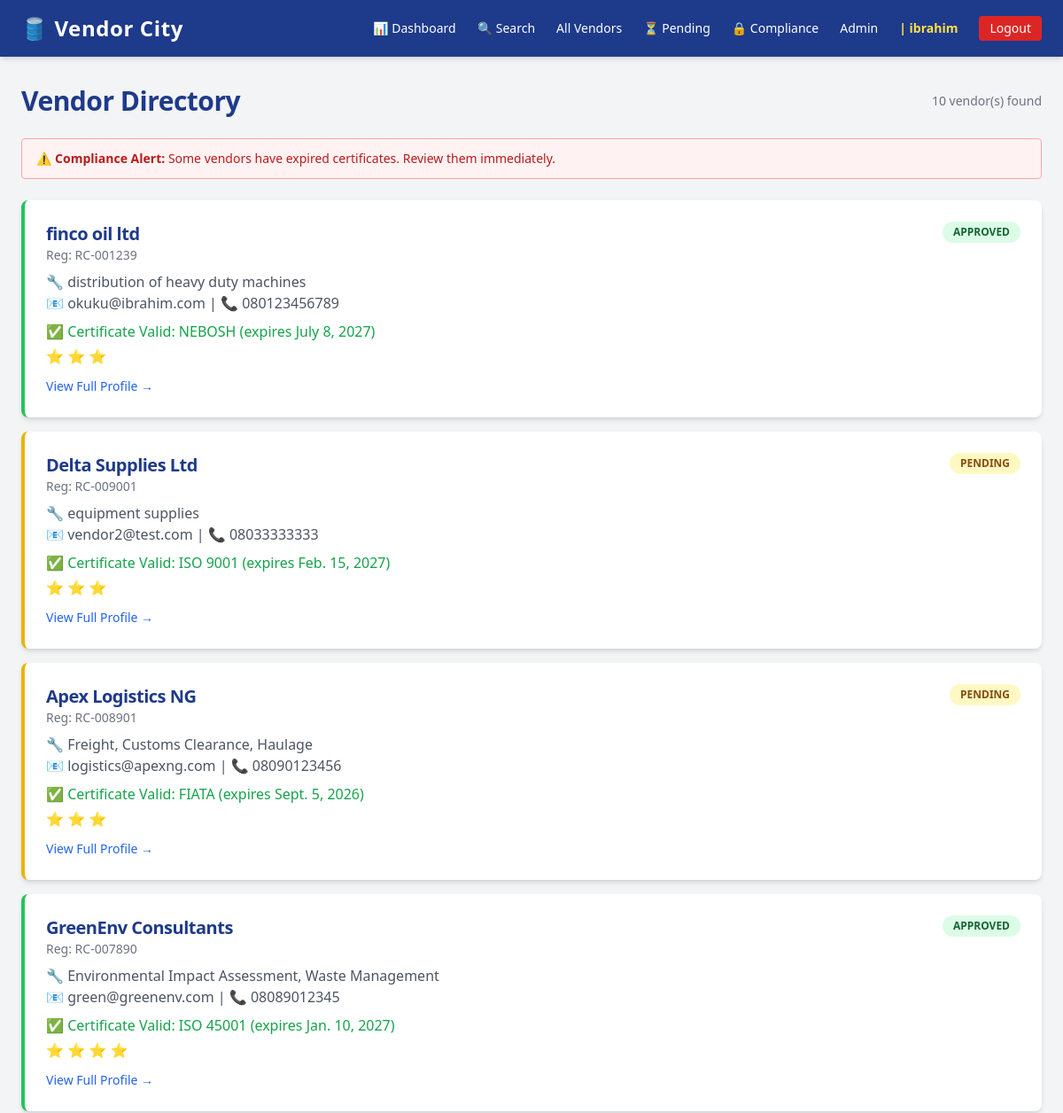
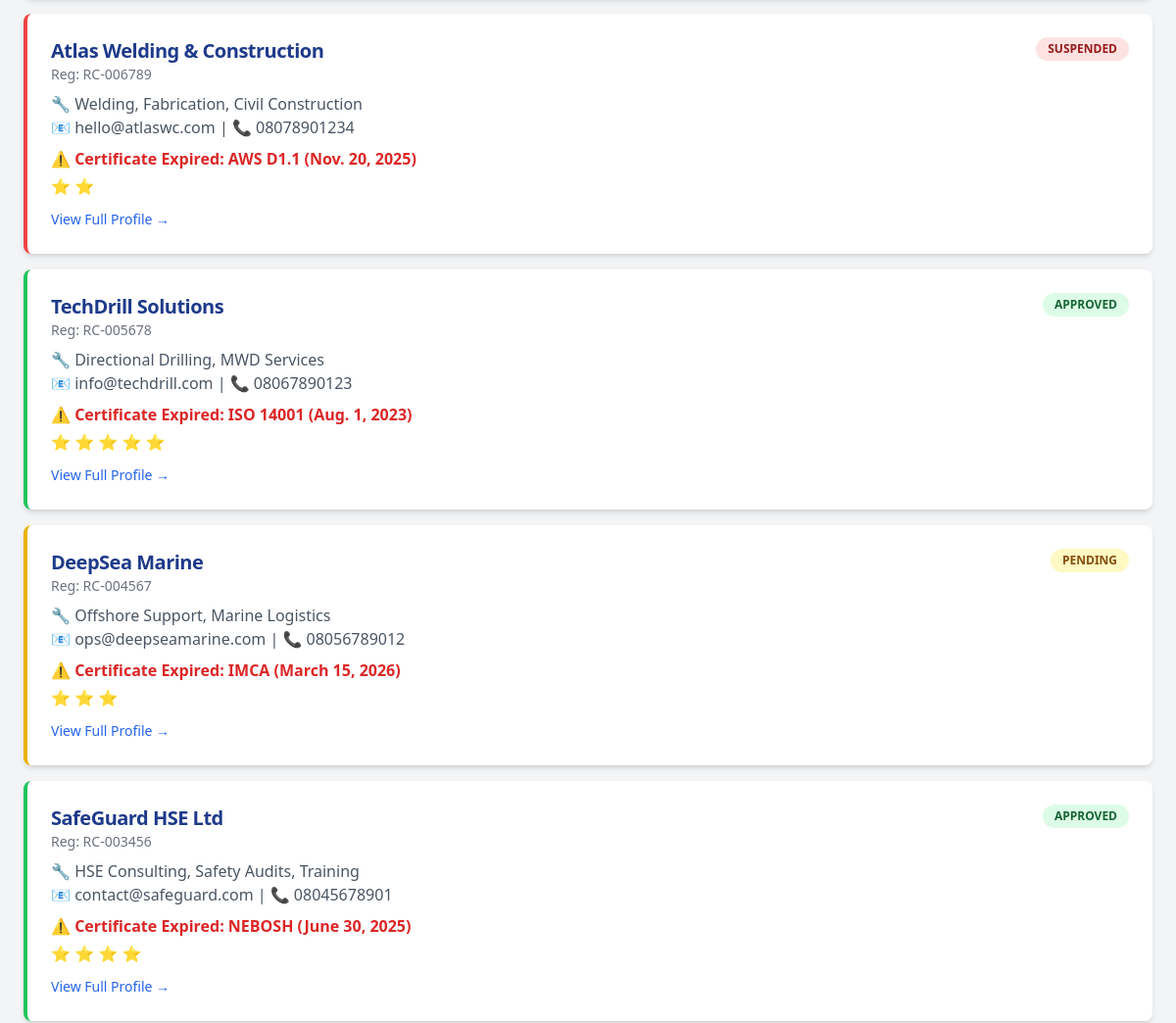
/vendors/ (signed in, upper part), run on an earlier commit of the app's database (2 pictures, top to bottom).
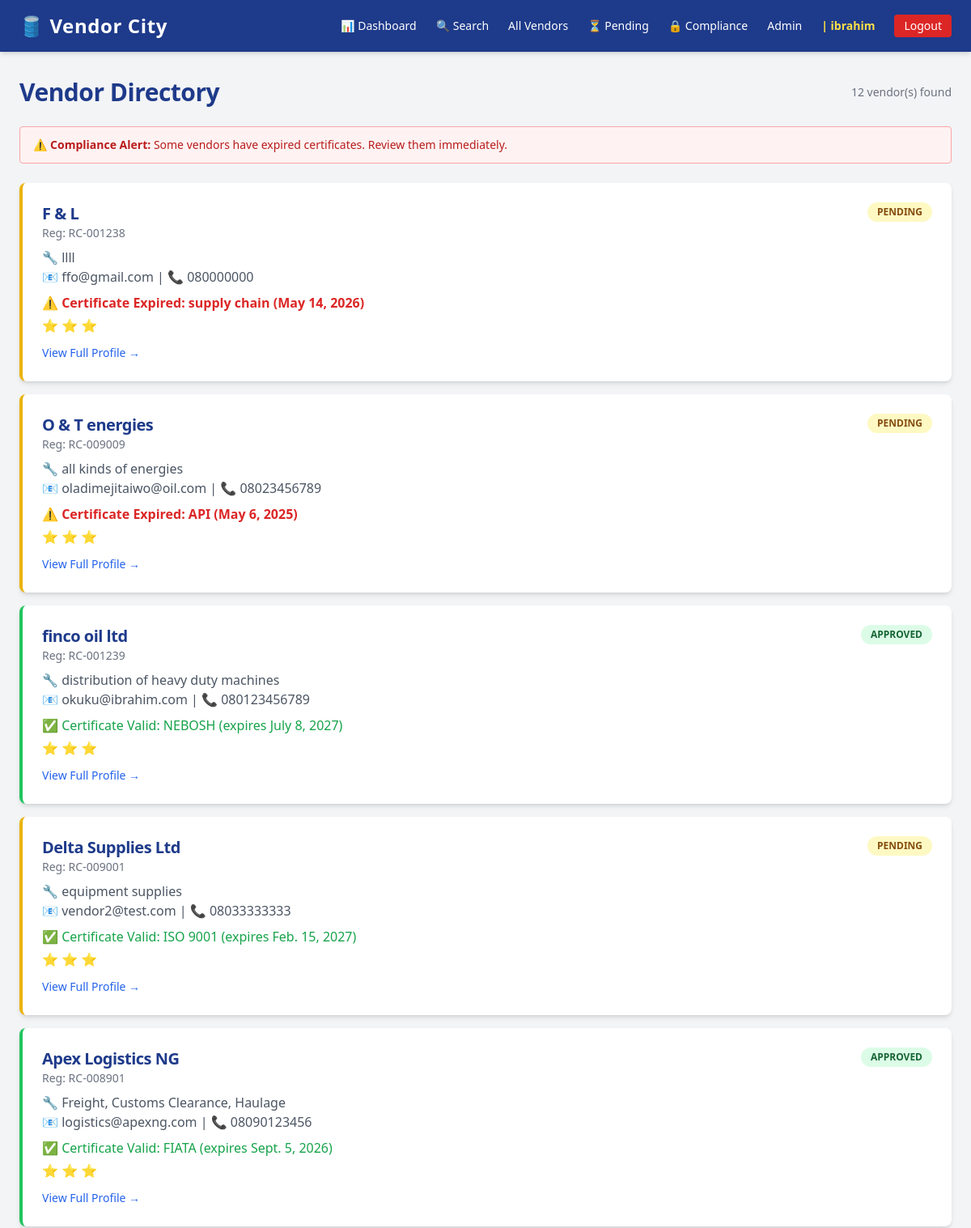
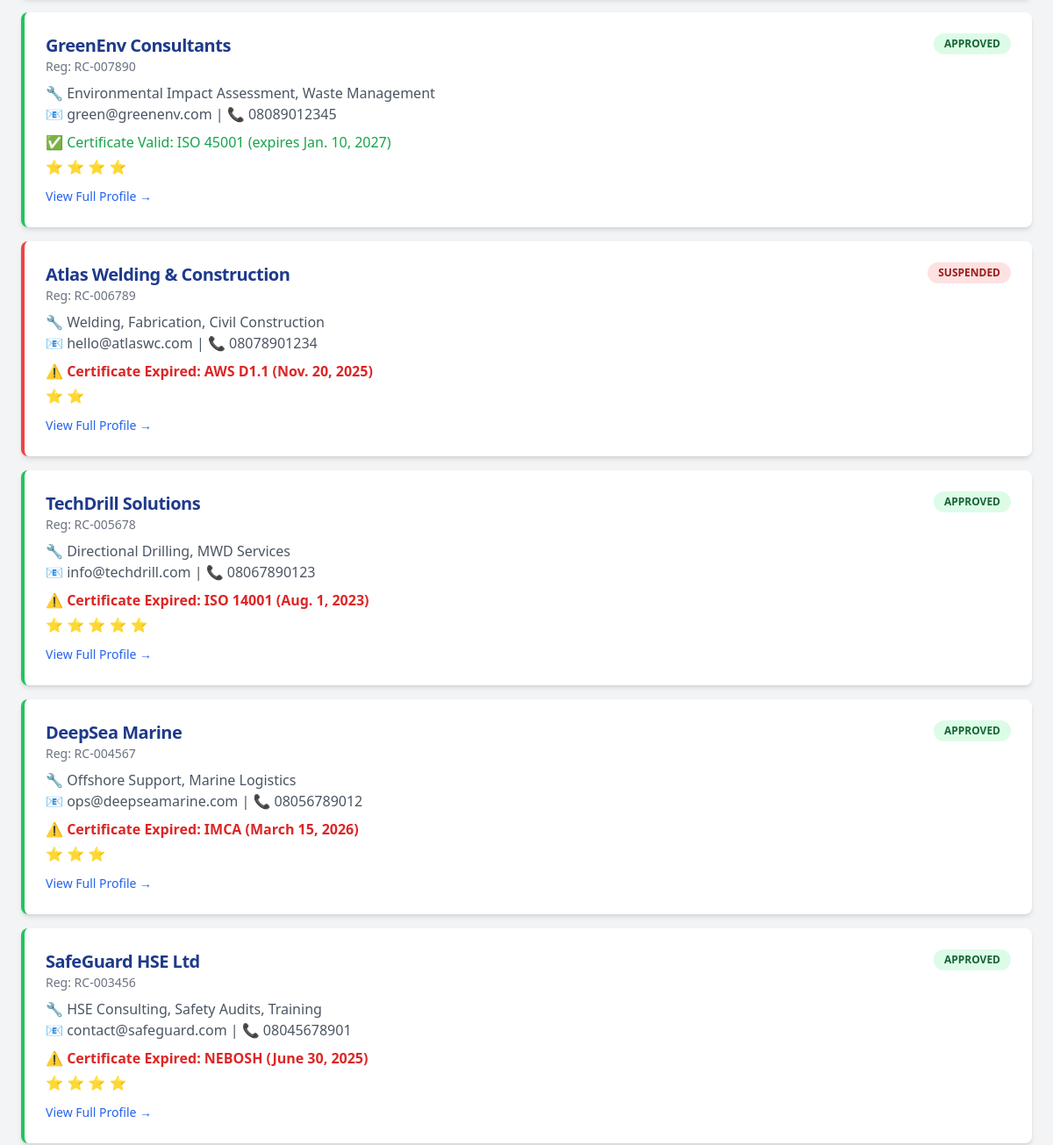
And on a later commit of the database (2 pictures, top to bottom).
### vendors/models.py (models this page shows, shortened)
class Vendor(models.Model):
    user = models.OneToOneField(
        settings.AUTH_USER_MODEL,
        on_delete=models.CASCADE,
        null=True, blank=True,
        related_name='vendor_profile'
    )
    company_name        = models.CharField(max_length=200)
    registration_number = models.CharField(max_length=100, unique=True)
    email               = models.EmailField(unique=True)
    phone               = models.CharField(max_length=20)
    address             = models.TextField()
    services_offered    = models.TextField(help_text="Describe the services this vendor provides")
    status              = models.CharField(max_length=20, choices=STATUS_CHOICES, default='pending')
    rating              = models.IntegerField(choices=RATING_CHOICES, default=3)
    certificate_name    = models.CharField(max_length=200, blank=True, null=True)
    certificate_file    = models.FileField(upload_to='certificates/', blank=True, null=True)
    certificate_expiry  = models.DateField(blank=True, null=True)
    date_registered     = models.DateTimeField(default=timezone.now)
    class Meta:
        ordering = ['-date_registered']
        verbose_name = 'Vendor'
        verbose_name_plural = 'Vendors'
    @property
    def is_certificate_expired(self):
        if self.certificate_expiry:
            return self.certificate_expiry < timezone.now().date()
        return False

### vendors/views.py (the view)
# urls.py: path('', views.vendor_list, name='vendor-list'),
@login_required
@role_required('vendor_officer', 'senior_management', 'compliance_officer')
def vendor_list(request):
    vendors = Vendor.objects.all()
    today = timezone.now().date()
    has_expired = Vendor.objects.filter(certificate_expiry__lt=today).exists()
    context = {
        'vendors': vendors,
        'has_expired': has_expired,
    }
    return render(request, 'vendors/vendor_list.html', context)

### templates/vendors/vendor_list.html (shortened to what this page needs)
{% extends 'base.html' %}
{% block content %}
<div class="flex justify-between items-center mb-6">
    <h1 class="text-3xl font-bold text-blue-900">
        {% if filter_label %}
            {{ filter_label }}
        {% else %}
            Vendor Directory
        {% endif %}
    </h1>
    <span class="text-gray-500 text-sm">{{ vendors|length }} vendor(s) found</span>
</div>
{% include 'vendors/_expired_banner.html' %}
{% for vendor in vendors %}
    <div class="bg-white rounded-lg shadow-md p-6 mb-4 border-l-4
        {% if vendor.status == 'approved' %}border-green-500
        {% elif vendor.status == 'pending' %}border-yellow-500
        {% else %}border-red-500{% endif %}">
        <div class="flex justify-between items-start">
            <div>
                <h2 class="text-xl font-bold text-blue-900">
                    {{ vendor.company_name }}
                </h2>
                <p class="text-gray-500 text-sm">Reg: {{ vendor.registration_number }}</p>
            </div>
            <span class="px-3 py-1 rounded-full text-xs font-bold
                {% if vendor.status == 'approved' %}bg-green-100 text-green-800
                {% elif vendor.status == 'pending' %}bg-yellow-100 text-yellow-800
                {% else %}bg-red-100 text-red-800{% endif %}">
                {{ vendor.status|upper }}
            </span>
        </div>
        <p class="text-gray-600 mt-2">🔧 {{ vendor.services_offered }}</p>
        <p class="text-gray-600">📧 {{ vendor.email }} | 📞 {{ vendor.phone }}</p>
        {% if vendor.is_certificate_expired %}
            <p class="text-red-600 font-semibold mt-2">
                ⚠️ Certificate Expired: {{ vendor.certificate_name }} ({{ vendor.certificate_expiry }})
            </p>
        {% else %}
            <p class="text-green-600 mt-2">
                ✅ Certificate Valid: {{ vendor.certificate_name }} (expires {{ vendor.certificate_expiry }})
            </p>
        {% endif %}
        <p class="text-yellow-500 mt-1">
            {% for i in "12345" %}
                {% if forloop.counter <= vendor.rating %}⭐{% endif %}
            {% endfor %}
        </p>
        <a href="{% url 'vendor-detail' vendor.pk %}"
           class="inline-block mt-3 text-blue-600 hover:underline text-sm font-medium">
            View Full Profile →
        </a>
    </div>
{% empty %}
    <div class="bg-white rounded-lg shadow p-10 text-center text-gray-500">
        <p class="text-xl">No vendors found.</p>
    </div>
{% endfor %}
{% endblock %}

What changed in the data, as far as the page shows it:
added Vendor: company_name "F & L", registration_number "RC-001238", status "PENDING", services_offered "llll", email "ffo@gmail.com", phone "080000000", certificate_name "supply chain", certificate_expiry "May 14, 2026", rating 3 (drawn)
added Vendor: company_name "O & T energies", registration_number "RC-009009", status "PENDING", services_offered "all kinds of energies", email "oladimejitaiwo@oil.com", phone "08023456789", certificate_name "API", certificate_expiry "May 6, 2025", rating 3 (drawn)
changed Vendor "Apex Logistics NG": status "PENDING" → "APPROVED"
changed Vendor "DeepSea Marine": status "PENDING" → "APPROVED"
Also different on the page:
{{ vendors|length }}: "10" → "12"
